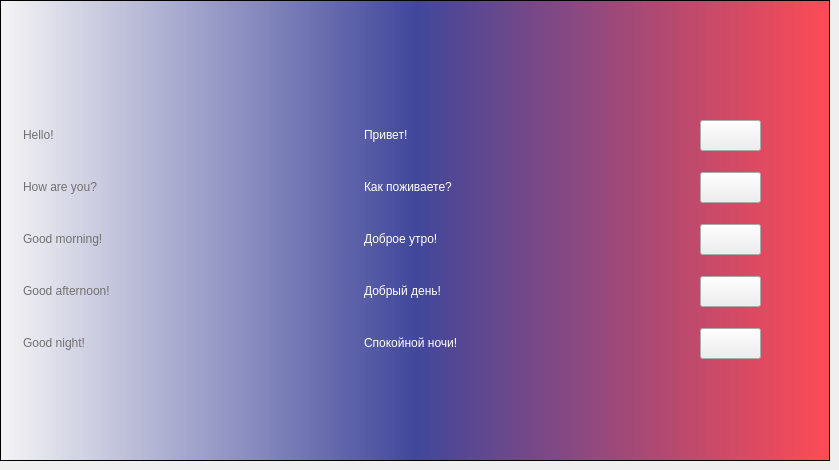
  <widget class="QWidget" name="tab_11">
   <attribute name="title">
    <string>Russian</string>
   </attribute>
   <widget class="QFrame" name="frame_11">
    <property name="geometry">
     <rect>
      <x>0</x>
      <y>0</y>
      <width>830</width>
      <height>461</height>
     </rect>
    </property>
    <property name="styleSheet">
     <string notr="true">QFrame {
	color: white;
}

QFrame#frame_11 { 
	background-color: qlineargradient(spread:pad, x1:0, y1:0, x2:1, y2:0, stop:0 rgba(245, 245, 245, 255), stop:0.5 rgba(65, 71, 155, 255), stop:1 rgba(255, 75, 85, 255));
}</string>
    </property>
    <property name="frameShape">
     <enum>QFrame::StyledPanel</enum>
    </property>
    <property name="frameShadow">
     <enum>QFrame::Raised</enum>
    </property>
    <widget class="QLabel" name="lb_flag_russian">
     <property name="geometry">
      <rect>
       <x>364</x>
       <y>20</y>
       <width>102</width>
       <height>64</height>
      </rect>
     </property>
     <property name="styleSheet">
      <string notr="true"/>
     </property>
     <property name="text">
      <string/>
     </property>
    </widget>
    <widget class="QLabel" name="label_105">
     <property name="geometry">
      <rect>
       <x>23</x>
       <y>112</y>
       <width>100</width>
       <height>46</height>
      </rect>
     </property>
     <property name="styleSheet">
      <string notr="true">font: 75 28pt &quot;Trebuchet MS&quot;;
color: #717171;</string>
     </property>
     <property name="text">
      <string>Hello!</string>
     </property>
    </widget>
    <widget class="QLabel" name="label_106">
     <property name="geometry">
      <rect>
       <x>23</x>
       <y>320</y>
       <width>196</width>
       <height>46</height>
      </rect>
     </property>
     <property name="styleSheet">
      <string notr="true">font: 75 28pt &quot;Trebuchet MS&quot;;
color: #717171;</string>
     </property>
     <property name="text">
      <string>Good night!</string>
     </property>
    </widget>
    <widget class="QLabel" name="label_107">
     <property name="geometry">
      <rect>
       <x>23</x>
       <y>164</y>
       <width>219</width>
       <height>46</height>
      </rect>
     </property>
     <property name="styleSheet">
      <string notr="true">font: 75 28pt &quot;Trebuchet MS&quot;;
color: #717171;</string>
     </property>
     <property name="text">
      <string>How are you?</string>
     </property>
    </widget>
    <widget class="QLabel" name="label_108">
     <property name="geometry">
      <rect>
       <x>23</x>
       <y>216</y>
       <width>246</width>
       <height>46</height>
      </rect>
     </property>
     <property name="styleSheet">
      <string notr="true">font: 75 28pt &quot;Trebuchet MS&quot;;
color: #717171;</string>
     </property>
     <property name="text">
      <string>Good morning!</string>
     </property>
    </widget>
    <widget class="QLabel" name="label_109">
     <property name="geometry">
      <rect>
       <x>23</x>
       <y>268</y>
       <width>273</width>
       <height>46</height>
      </rect>
     </property>
     <property name="styleSheet">
      <string notr="true">font: 75 28pt &quot;Trebuchet MS&quot;;
color: #717171;</string>
     </property>
     <property name="text">
      <string>Good afternoon!</string>
     </property>
    </widget>
    <widget class="QPushButton" name="bt_russian_1">
     <property name="enabled">
      <bool>true</bool>
     </property>
     <property name="geometry">
      <rect>
       <x>700</x>
       <y>120</y>
       <width>61</width>
       <height>31</height>
      </rect>
     </property>
     <property name="styleSheet">
      <string notr="true"/>
     </property>
     <property name="text">
      <string/>
     </property>
    </widget>
    <widget class="QPushButton" name="bt_russian_2">
     <property name="geometry">
      <rect>
       <x>700</x>
       <y>172</y>
       <width>61</width>
       <height>31</height>
      </rect>
     </property>
     <property name="text">
      <string/>
     </property>
    </widget>
    <widget class="QPushButton" name="bt_russian_3">
     <property name="geometry">
      <rect>
       <x>700</x>
       <y>224</y>
       <width>61</width>
       <height>31</height>
      </rect>
     </property>
     <property name="text">
      <string/>
     </property>
    </widget>
    <widget class="QPushButton" name="bt_russian_4">
     <property name="geometry">
      <rect>
       <x>700</x>
       <y>276</y>
       <width>61</width>
       <height>31</height>
      </rect>
     </property>
     <property name="text">
      <string/>
     </property>
    </widget>
    <widget class="QPushButton" name="bt_russian_5">
     <property name="geometry">
      <rect>
       <x>700</x>
       <y>328</y>
       <width>61</width>
       <height>31</height>
      </rect>
     </property>
     <property name="text">
      <string/>
     </property>
    </widget>
    <widget class="QLabel" name="label_110">
     <property name="geometry">
      <rect>
       <x>364</x>
       <y>216</y>
       <width>246</width>
       <height>46</height>
      </rect>
     </property>
     <property name="styleSheet">
      <string notr="true">font: 75 28pt &quot;Trebuchet MS&quot;;</string>
     </property>
     <property name="text">
      <string>Доброе утро!</string>
     </property>
    </widget>
    <widget class="QLabel" name="label_111">
     <property name="geometry">
      <rect>
       <x>364</x>
       <y>164</y>
       <width>281</width>
       <height>46</height>
      </rect>
     </property>
     <property name="styleSheet">
      <string notr="true">font: 75 28pt &quot;Trebuchet MS&quot;;</string>
     </property>
     <property name="text">
      <string>Как поживаете?</string>
     </property>
    </widget>
    <widget class="QLabel" name="label_112">
     <property name="geometry">
      <rect>
       <x>364</x>
       <y>268</y>
       <width>273</width>
       <height>46</height>
      </rect>
     </property>
     <property name="styleSheet">
      <string notr="true">font: 75 28pt &quot;Trebuchet MS&quot;;</string>
     </property>
     <property name="text">
      <string>Добрый день!</string>
     </property>
    </widget>
    <widget class="QLabel" name="label_113">
     <property name="geometry">
      <rect>
       <x>364</x>
       <y>320</y>
       <width>301</width>
       <height>46</height>
      </rect>
     </property>
     <property name="styleSheet">
      <string notr="true">font: 75 28pt &quot;Trebuchet MS&quot;;</string>
     </property>
     <property name="text">
      <string>Спокойной ночи!</string>
     </property>
    </widget>
    <widget class="QLabel" name="label_114">
     <property name="geometry">
      <rect>
       <x>364</x>
       <y>112</y>
       <width>221</width>
       <height>46</height>
      </rect>
     </property>
     <property name="styleSheet">
      <string notr="true">font: 75 28pt &quot;Trebuchet MS&quot;;</string>
     </property>
     <property name="text">
      <string>Привет!</string>
     </property>
    </widget>
   </widget>
  </widget>
